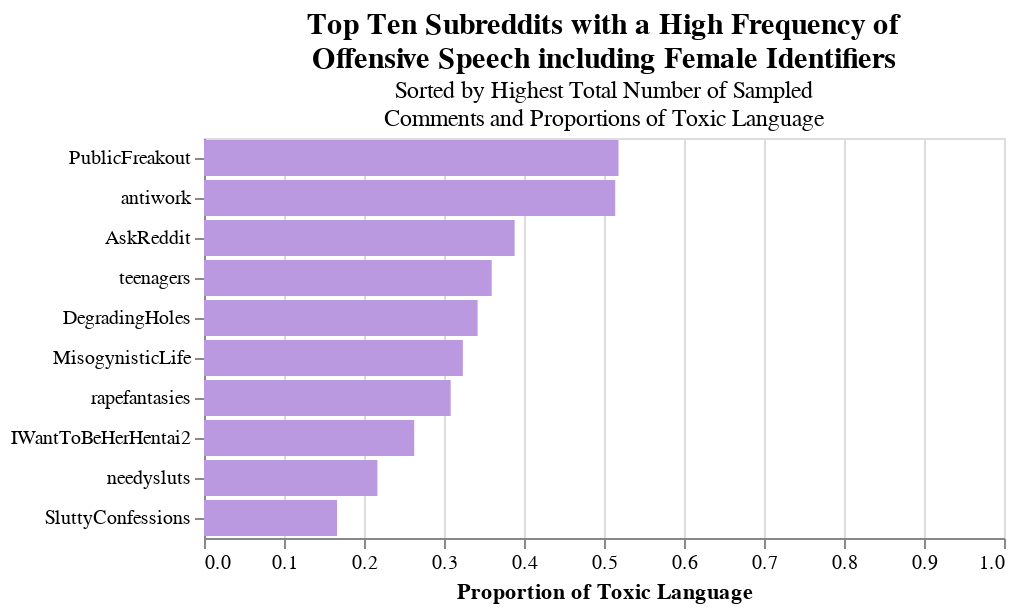

The notebook cell this image was saved under:
### Code cell
female_offensive_sorted = find_toxic_subreddits_class_label_gender(class_label=1, gender='female', print_subreddit_count=False).sort_values('total_sampled_comments', ascending=False)[:10].sort_values('proportion', ascending=False).reset_index()
alt.Chart(female_offensive_sorted).mark_bar(color='#bb99e0').encode(
    x = alt.X('proportion', title='Proportion of Toxic Language',scale = alt.Scale(domain=[0,1])),
    y=alt.Y('subreddit',sort=['proportion'], title='')
).properties(
    title={
      'text': ['Top Ten Subreddits with a High Frequency of', 'Offensive Speech including Female Identifiers'],
      'subtitle': ['Sorted by Highest Total Number of Sampled ', 'Comments and Proportions of Toxic Language' ],
      'color': 'black',
      'anchor': 'middle',
      'fontSize': 15
    }
)

### Figure 1 — Vega-Lite specification as saved in the notebook (floating-point values rounded to 4 significant figures)
{"config": {"view": {"continuousWidth": 400, "continuousHeight": 300}}, "data": {"name": "data-32615dceaeb5534b2ec5c84788f4ebb3"}, "mark": {"type": "bar", "color": "#bb99e0"}, "encoding": {"x": {"field": "proportion", "scale": {"domain": [0, 1]}, "title": "Proportion of Toxic Language", "type": "quantitative"}, "y": {"field": "subreddit", "sort": ["proportion"], "title": "", "type": "nominal"}}, "title": {"text": ["Top Ten Subreddits with a High Frequency of", "Offensive Speech including Female Identifiers"], "subtitle": ["Sorted by Highest Total Number of Sampled ", "Comments and Proportions of Toxic Language"], "color": "black", "anchor": "middle", "fontSize": 15}, "$schema": "https://vega.github.io/schema/vega-lite/v4.17.0.json", "datasets": {"data-32615dceaeb5534b2ec5c84788f4ebb3": [{"subreddit": "PublicFreakout", "offensive_comment_count": 1144, "total_sampled_comments": 2208, "proportion": 0.5181}, {"subreddit": "antiwork", "offensive_comment_count": 733, "total_sampled_comments": 1426, "proportion": 0.514}, {"subreddit": "AskReddit", "offensive_comment_count": 1565, "total_sampled_comments": 4030, "proportion": 0.3883}, {"subreddit": "teenagers", "offensive_comment_count": 506, "total_sampled_comments": 1407, "proportion": 0.3596}, {"subreddit": "DegradingHoles", "offensive_comment_count": 641, "total_sampled_comments": 1874, "proportion": 0.342}, {"subreddit": "MisogynisticLife", "offensive_comment_count": 787, "total_sampled_comments": 2432, "proportion": 0.3236}, {"subreddit": "rapefantasies", "offensive_comment_count": 1867, "total_sampled_comments": 6055, "proportion": 0.3083}, {"subreddit": "IWantToBeHerHentai2", "offensive_comment_count": 622, "total_sampled_comments": 2367, "proportion": 0.2628}, {"subreddit": "needysluts", "offensive_comment_count": 349, "total_sampled_comments": 1610, "proportion": 0.2168}, {"subreddit": "SluttyConfessions", "offensive_comment_count": 270, "total_sampled_comments": 1623, "proportion": 0.1664}]}}
